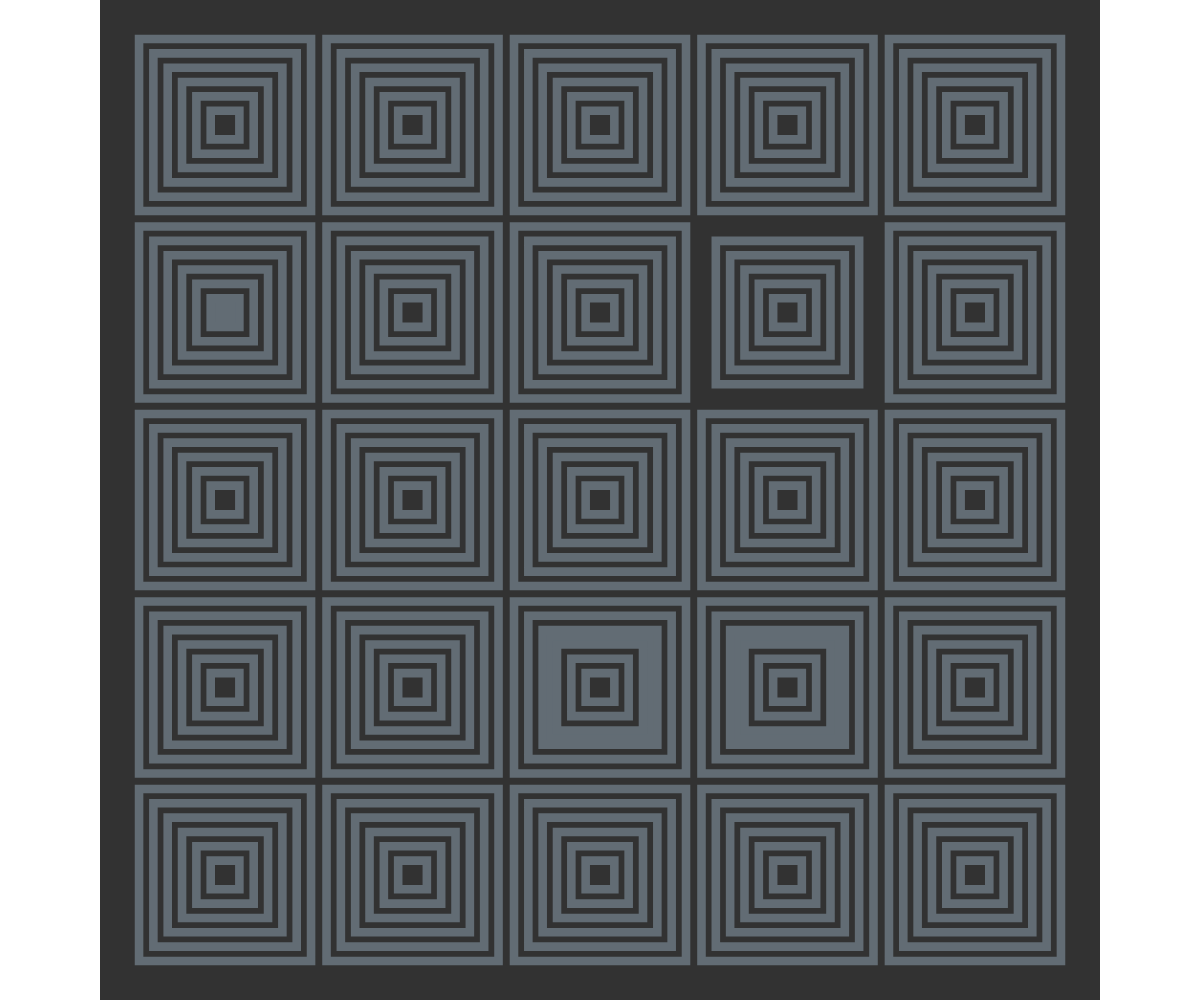
Frame 1 (no input)
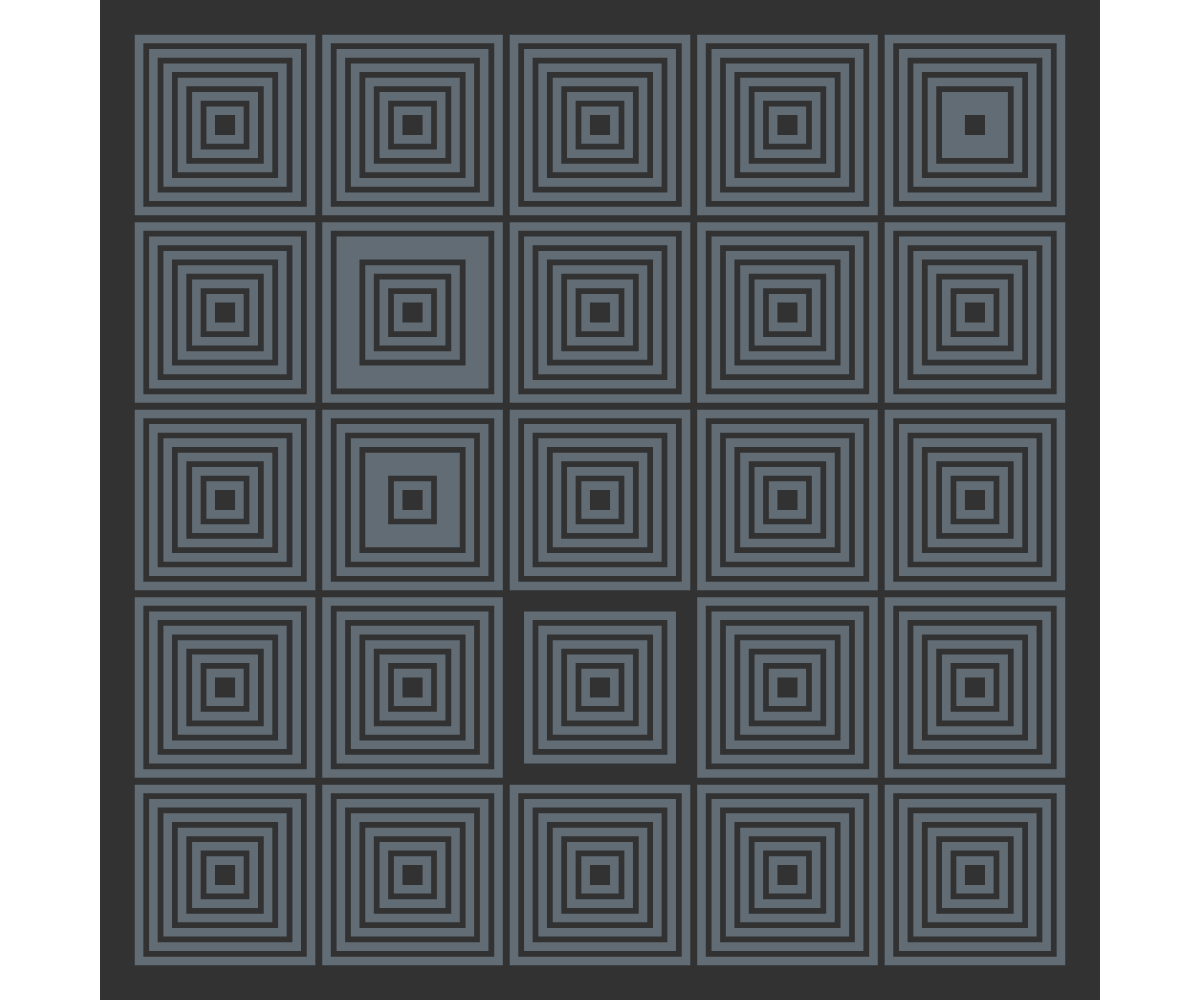
Frame 2 (the mouse pressed at the canvas centre, redrawn once)

The p5.js sketch that drew these frames (run headless with seeded random() and noise() and a simulated clock; the mouse was pressed at the canvas centre and the sketch redrawn once):

// p5.js sketch
// ── sketch.js
// l'opera che ho scelto è : Untilited 1974 , Vera Molnar
// https://www.mutualart.com/Artwork/Untitled/E1AA40C508595035
function setup() {
  createCanvas(windowWidth, windowHeight); // canvas delle dimensioni della finestra--> può adattarsi
  noLoop(); // draw() eseguito solo una volta
}


function draw() {
  // dichiaro variabili colori
  let backgroundColor = color(50, 50, 50); // sfondo grigio scuro
  let strokeColor = color(98, 108, 116); // quadrati grigio chiaro
 
  
  //  dimensioni e spazi
  let gridSize = 5; // Numero di quadrati in ogni lato della griglia
  let canvasSize = min(width, height); // dimensione canvas è la più piccola tra altezza e larghezza, così rimane sempre quadrata
  let totalMargin = canvasSize * 0.07; //margine totale, 7% della dimensione del canvas
  let availableSpace = canvasSize - (2 * totalMargin); // lo spazio disponibile per la griglia è il canvas - i magini
  let squareSize = availableSpace / gridSize; // dimensione di ciascun quadrato= spazio disponibile / numero di quadrati per lato
  let spacing = squareSize * 0.09;// spaizio tra i quadrati, 9 % della dimensione del quadrato
  let margin = totalMargin + (availableSpace - (gridSize * (squareSize + spacing) - spacing)) / 2; // margine tra il quadrato e il canvas,  in modo che i quadrati siano centrati correttamente all'interno del canvas, considerando anche lo spazio tra i quadrati.divido per de per ottenere il margine in ciascun lato

  // sfondo grigio scuro quadrato
  fill(backgroundColor);
  noStroke();
  let backgroundSize = canvasSize; // quadrato di sfondo = canvas
  let backgroundX = (width - backgroundSize) / 2; //centrato orizzontalmente
  let backgroundY = (height - backgroundSize) / 2;// centrato verticalmente
  rect(backgroundX, backgroundY, backgroundSize, backgroundSize); 

  let selectedSquares = selectRandom(3, gridSize * gridSize); // seleziono tre quadrati casuali dalla griglia di 5x5 utilizzando  selectRandom()
  let disappearingSquare = floor(random(gridSize * gridSize));// seleziono un quadrato casuale, che non verrà disegnato


  // CICLO PER DISEGNARE I QUADRATI
  for (let i = 0; i < gridSize * gridSize; i++) // per tutti i quadrati della griglia da 0 a 24
   {
    let x = backgroundX + margin + (i % gridSize) * (squareSize + spacing); // Calcolo la posizione orizzontale del quadrato , tenendo conto della sua posizione nella griglia e del margine
    let y = backgroundY + margin + floor(i / gridSize) * (squareSize + spacing); // Calcolo la posizione verticale del quadrato in base , alla riga in cui si trova
    
    drawConcentricSquares(x, y, squareSize, strokeColor, backgroundColor, 
                          selectedSquares.includes(i), i === disappearingSquare); //Disegna un quadrato concentrico nella posizione (x, y) con le dimensioni calcolate e applica scomparsa e riempimento
  }
}

function selectRandom(count, max) {
  let result = []; // array vuto per indici casuali
  while (result.length < count) { //genero numeri casuali finchè l'array non ha il numero di elementi desiderato
    let r = floor(random(max));
    if (!result.includes(r)) result.push(r); //verifico che il numero non sia già presente e lo aggiungo
  }
  return result;
}

function drawConcentricSquares(x, y, size, strokeColor, backgroundColor, isSelected, isDisappearing) {
  stroke(strokeColor); // bordo per quadrati concentrici
  strokeWeight(size / 20); // spessore del bordo in fuzione della dimensione del quadrato
  
  let filledIndex = isSelected ? floor(random(1, 6)) : -1;// Se il quadrato è tra quelli selezionati, genera un indice casuale che indica quale livello sarà riempito. Se non è selezionato, non riempie nessun quadrato
  
  for (let k = 0; k < 6; k++) { // 6 livelli concentrici
    if (isDisappearing && k === 0) continue; // Se il quadrato deve scomparire, salta il disegno del livello più grande
    
    let innerSize = size - k * (size / 6);// calcolo la dimensione del quadrato concentrico in base al livello k
    fill(k === filledIndex ? strokeColor : backgroundColor); //Riempie il livello corrente con il colore del bordo se il livello corrisponde a filledIndex; altrimenti usa il colore di sfondo
    rect(x + k * (size / 12), y + k * (size / 12), innerSize, innerSize); // Disegna un quadrato concentrico, ogni volta più piccolo e leggermente spostato verso l'interno
  }
}

function windowResized() {
  resizeCanvas(windowWidth, windowHeight); //Ridimensiona il canvas quando la finestra viene ridimensionata
  redraw();// Forza la riesecuzione della funzione draw() dopo il ridimensionamento
}
